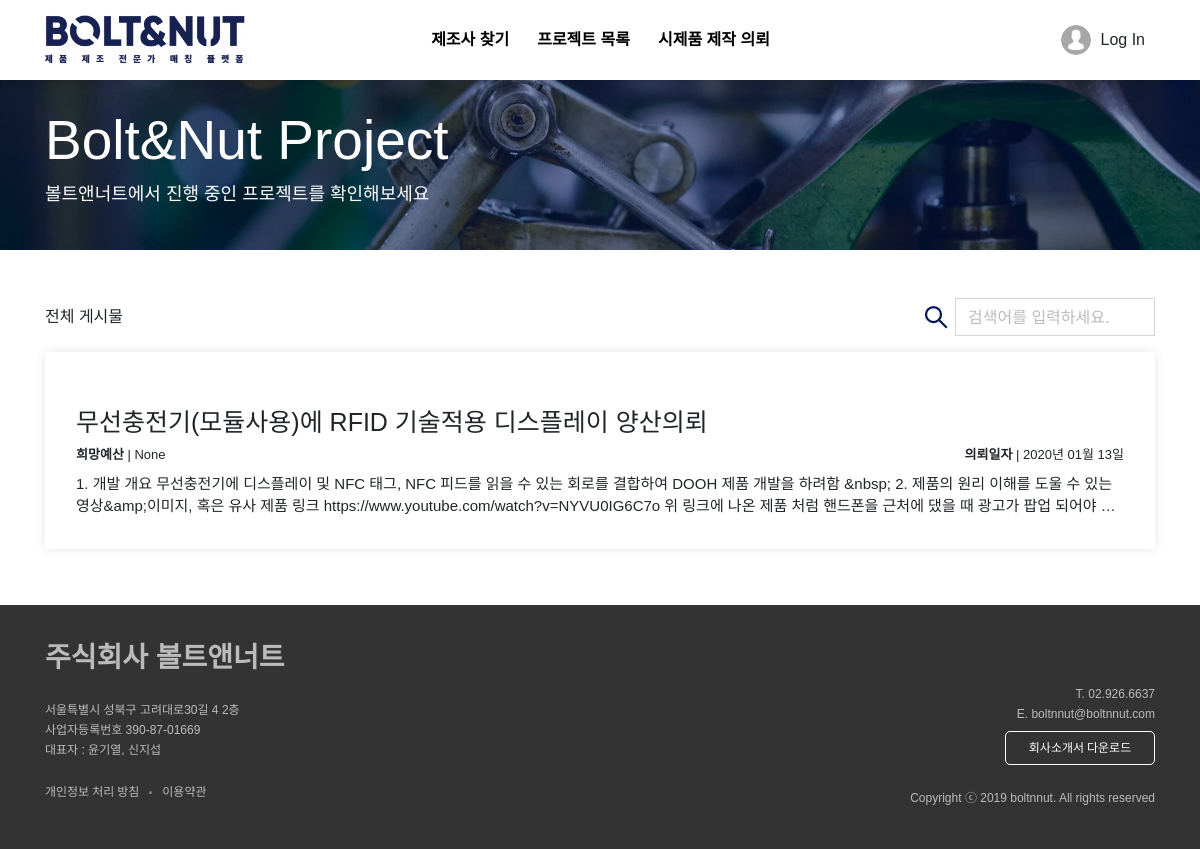
The app's page /project/ with its own data.
### App/models.py (models this page shows, shortened)
class Project(models.Model):
    title = models.CharField('제목', max_length=40)
    content = RichTextUploadingField('내용')
    is_main = models.BooleanField('메인노출여부', default=False)
    budget = models.CharField('희망 예산', max_length=256, blank=True, null=True)
    started_at = models.DateTimeField('작업시작일시')
    ended_at = models.DateTimeField('작업종료일시')
    created_at = models.DateTimeField('등록일자')
    class Meta:
        verbose_name = '   프로젝트'
        verbose_name_plural = '   프로젝트'

### App/views.py (the view)
# urls.py: path('project/', ProjectPage, name="project"),
def ProjectPage(request):
    q = request.GET.get('q')
    if q:
        projects = Project.objects.filter(Q(title__contains=q) | Q(content__contains=q)).order_by('-id')
    else:
        projects = Project.objects.all().order_by('-id')
    return render(request, 'Project/ProjectPage.html', {
        'title': '볼트앤너트 | 프로젝트 목록',
        'projects': projects,
    })

### templates/Project/ProjectPage.html (shortened to what this page needs)
{% extends 'Base/Base.html' %}
{% block content %}
{% include './Banner.html' %}
{% include './SearchBar.html' %}
{% include './Result.html' %}
{% endblock content %}

### templates/Project/Result.html (shortened to what this page needs)
<div id="Result">
  <div class="container">
    <div class="row mt-3 mb-5">
      <div class="col-12">
        {% for project in projects %}
        <div class="item mb-2">
          <div class="body mt-4" onclick="window.location.href = '/project/{{project.id}}/' ">
            <h2 class="mb-2">{{project.title}}</h2>
            <div class="info_box">
              <p><b>희망예산</b> | {{project.budget}}</p>
              <p><b>의뢰일자</b> | {{project.created_at|date:'Y년 m월 d일'}}</p>
            </div>
            <p class="content">{{ project.content|striptags }}</p>
          </div>
        </div>
        {% endfor %}
      </div>
    </div>
  </div>
</div>

### templates/Base/Base.html (style rules this page uses)
p, h1, h2, h3, h4, h5, span, a { word-break: keep-all; font-family: 'Noto Sans KR', sans-serif; }
::placeholder { color: #bbbbbb !important; opacity: 1; }

### templates/Project/Result.html (style rules this page uses)
#Result .item { width: 100%; border: 1px solid #fff; padding: 30px; box-shadow: 0px 0px 10px rgba(0,0,0, .1); }
#Result p { margin: 0px; }
#Result .content { font-size: 15px; margin-top: 8px; margin-bottom: 0px; overflow: hidden; text-overflow: ellipsis; display: -webkit-box; -webkit-line-clamp: 2; -webkit-box-orient: vertical; overflow-wrap: break-word; }
#Result h2 { font-size: 25px; overflow: hidden; text-overflow: ellipsis; display: -webkit-box; -webkit-line-clamp: 2; -webkit-box-orient: vertical; overflow-wrap: break-word; }
#Result .item { cursor: pointer; transition: 0.3s; }
.info_box { display: flex; align-items: center; justify-content: space-between; font-size: 13px; }

### records on screen
Project: title "무선충전기(모듈사용)에 RFID 기술적용 디스플레이 양산의뢰", budget "None", created_at "2020년 01월 13일", content "1. 개발 개요 무선충전기에 디스플레이 및 NFC 태그, NFC 피드를 읽을 수 있는 회로를 결합하여 DOOH 제품 개발을 하려함 &nbsp; 2. 제품의 원리 이해를 도울 수 있는 영상&amp;이미지, 혹은 유사 제품 링크 https://www.youtube.com/watch?v=NYVU0IG6C7o 위 링크에 나온 제품 처럼 핸드폰을 근처에 댔을 때 광고가 팝업 되어야…"
